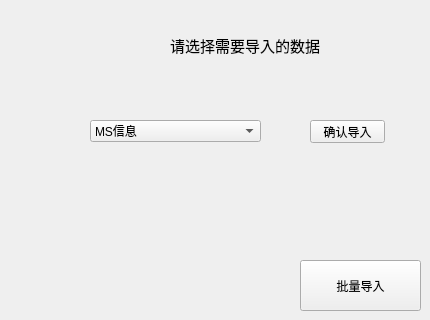
     <widget class="QWidget" name="page_8">
      <widget class="QPushButton" name="pushButton_6">
       <property name="geometry">
        <rect>
         <x>300</x>
         <y>260</y>
         <width>121</width>
         <height>51</height>
        </rect>
       </property>
       <property name="text">
        <string>批量导入</string>
       </property>
      </widget>
      <widget class="QLabel" name="label">
       <property name="geometry">
        <rect>
         <x>170</x>
         <y>30</y>
         <width>201</width>
         <height>31</height>
        </rect>
       </property>
       <property name="font">
        <font>
         <family>楷体</family>
         <pointsize>11</pointsize>
        </font>
       </property>
       <property name="text">
        <string>请选择需要导入的数据</string>
       </property>
      </widget>
      <widget class="QComboBox" name="comboBox">
       <property name="geometry">
        <rect>
         <x>90</x>
         <y>120</y>
         <width>171</width>
         <height>22</height>
        </rect>
       </property>
       <item>
        <property name="text">
         <string>MS信息</string>
        </property>
       </item>
       <item>
        <property name="text">
         <string>MSC信息</string>
        </property>
       </item>
       <item>
        <property name="text">
         <string>BSC信息</string>
        </property>
       </item>
       <item>
        <property name="text">
         <string>BTS信息</string>
        </property>
       </item>
       <item>
        <property name="text">
         <string>小区信息</string>
        </property>
       </item>
       <item>
        <property name="text">
         <string>小区频点表</string>
        </property>
       </item>
       <item>
        <property name="text">
         <string>天线信息</string>
        </property>
       </item>
       <item>
        <property name="text">
         <string>话务数据</string>
        </property>
       </item>
       <item>
        <property name="text">
         <string>邻区信息</string>
        </property>
       </item>
       <item>
        <property name="text">
         <string>路测信息</string>
        </property>
       </item>
      </widget>
      <widget class="QPushButton" name="confirm">
       <property name="geometry">
        <rect>
         <x>310</x>
         <y>120</y>
         <width>75</width>
         <height>23</height>
        </rect>
       </property>
       <property name="text">
        <string>确认导入</string>
       </property>
      </widget>
     </widget>
